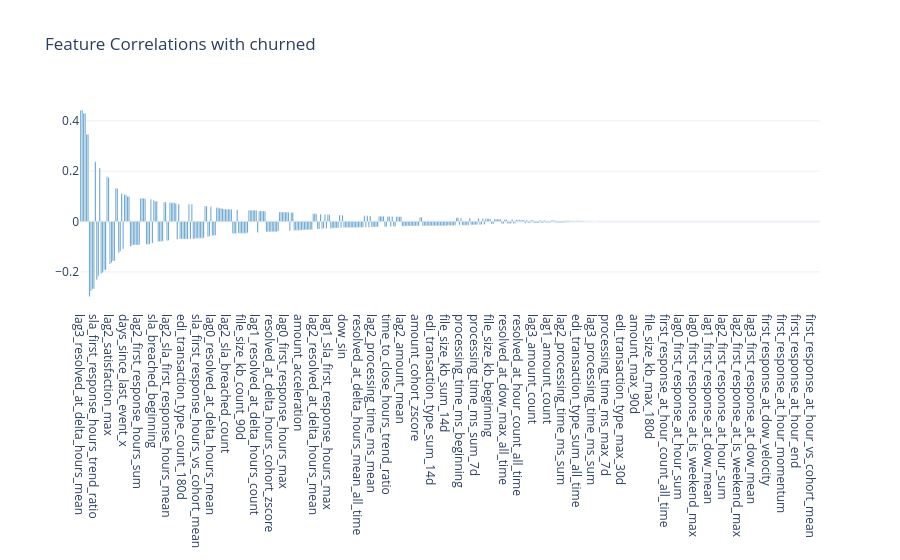

The notebook cell this image was saved under:
### Markdown cell above
[//]: # (cr:doc name='5_5_feature_target_correlations' id=763d38a5)
## 5.5 Feature-Target Correlations

Features ranked by absolute correlation with the target variable.

**📖 Interpretation:**
- **Positive correlation**: Higher values = more likely retained
- **Negative correlation**: Higher values = more likely churned
- **|r| > 0.3**: Moderately predictive
- **|r| > 0.5**: Strongly predictive

### Code cell
# @cr:code name='analyze_interactions' id=81ec4d57
if findings.target_column and findings.target_column in df.columns:
    target = findings.target_column
    feature_cols = [
        name for name, col in findings.columns.items()
        if col.inferred_type in [ColumnType.NUMERIC_CONTINUOUS, ColumnType.NUMERIC_DISCRETE]
        and name != target
        and name not in TEMPORAL_METADATA_COLS
    ]

    if feature_cols:
        # Reuse corr_matrix from 5.2 (already includes target via ColumnType.TARGET)
        if corr_matrix is not None and target in corr_matrix.index:
            target_corr_matrix = corr_matrix
        else:
            target_corr_matrix = batched_corr_matrix(df, feature_cols + [target])

        correlations = [
            {"Feature": col, "Correlation": target_corr_matrix.loc[col, target]}
            for col in feature_cols
            if col in target_corr_matrix.index
        ]

        corr_df = native_pd.DataFrame(correlations).sort_values("Correlation", key=abs, ascending=False)

        fig = charts.bar_chart(
            corr_df["Feature"].tolist(),
            corr_df["Correlation"].tolist(),
            title=f"Feature Correlations with {target}"
        )
        display_figure(fig)
else:
    print("Target column not available for correlation analysis.")

### Figure 1 — Plotly figure (JSON) as saved in the notebook; plotly's stock layout.template omitted (floating-point values rounded to 4 significant figures; data arrays with more than 128 entries replaced by an {"elided": "..."} marker saying what was removed)
{"data": [{"marker": {"color": "#1f77b4"}, "type": "bar", "x": {"elided": "506 str values"}, "y": {"elided": "506 float values"}}], "layout": {"title": {"text": "Feature Correlations with churned"}, "xaxis": {"title": {}}, "yaxis": {"title": {}}}}
